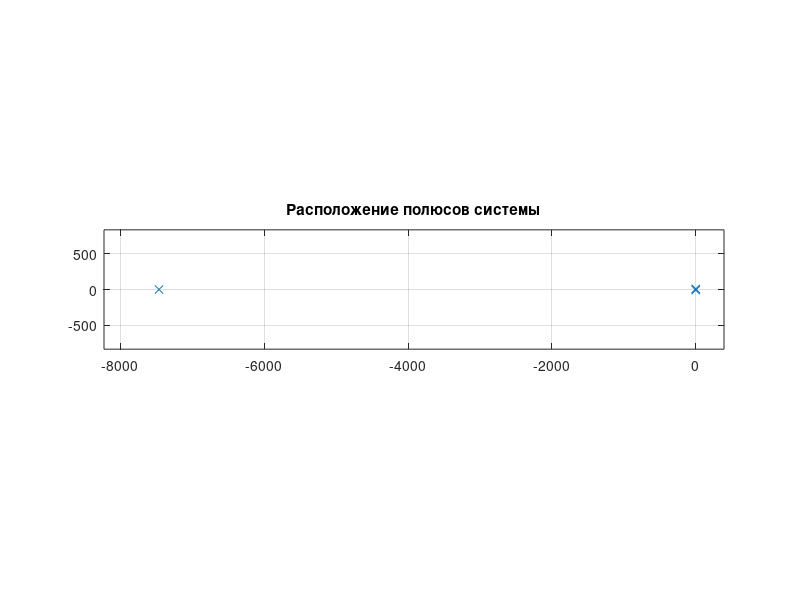

Write the MATLAB code that produced this figure.
% Параметры системы
g = 9.8;
l = 0.151;
m = 0.174;
J = m * l^2;       % момент инерции
b = 0.00064;        % коэффициент трения
R_ya = 5;           % сопротивление якоря
L_ya = 670e-6;       % индуктивность якоря
Km = 0.061;          % крутизна двигателя
a = m * g * l;        % возвращающий момент
den = [L_ya*J, L_ya*b + R_ya*J, L_ya*a + R_ya*b + Km^2, R_ya*a];    
poles = roots(den);
disp('Полюса системы:');
disp(poles');
% Отображение полюсов на комплексной плоскости
figure;
zplane([], poles);  
title('Расположение полюсов системы');
grid on;
